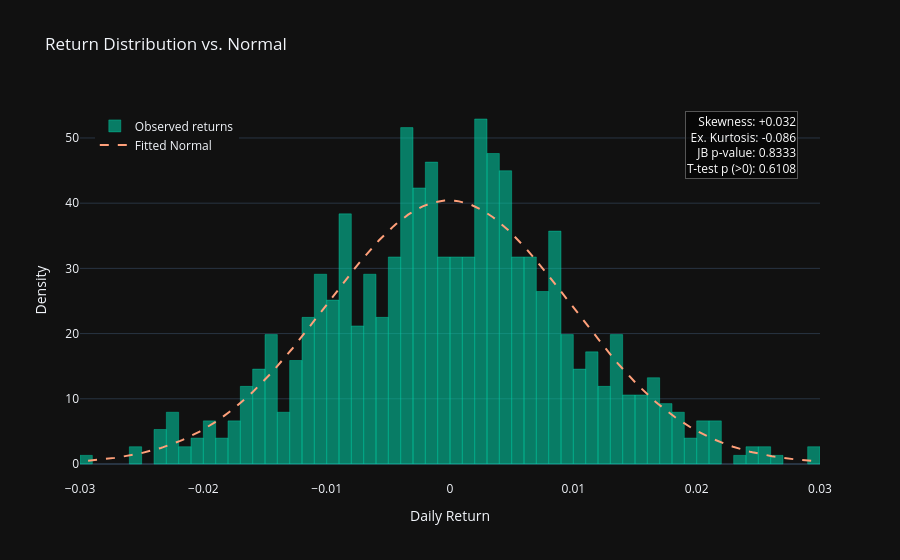

Notebook code for this chart:
### Markdown cell above
## 4  |  Return Distribution Analysis

Overlaying the candidate's return histogram against a fitted normal helps visualise the fat-tail / skew characteristics captured by kurtosis, skewness, and JB.

### Code cell
x_range = np.linspace(candidate_returns.min(), candidate_returns.max(), 300)
normal_pdf = stats.norm.pdf(x_range, candidate_returns.mean(), candidate_returns.std())

m = candidate_metrics

fig = go.Figure()

fig.add_trace(go.Histogram(
    x=candidate_returns,
    nbinsx=60,
    histnorm='probability density',
    name='Observed returns',
    marker_color='rgba(0,212,170,0.55)',
    marker_line=dict(color='#00d4aa', width=0.4)
))

fig.add_trace(go.Scatter(
    x=x_range, y=normal_pdf,
    mode='lines', name='Fitted Normal',
    line=dict(color='lightsalmon', width=2, dash='dash')
))

annotation_text = (
    f"Skewness: {m['skewness']:+.3f}<br>"
    f"Ex. Kurtosis: {m['kurtosis']:+.3f}<br>"
    f"JB p-value: {m['jb_pval']:.4f}<br>"
    f"T-test p (>0): {m['t_pval']:.4f}"
)

fig.add_annotation(
    x=0.97, y=0.97,
    xref='paper', yref='paper',
    text=annotation_text,
    showarrow=False,
    align='right',
    bgcolor='rgba(0,0,0,0.6)',
    bordercolor='#555',
    font=dict(size=12, color='white')
)

fig.update_layout(
    title='Return Distribution vs. Normal',
    xaxis_title='Daily Return',
    yaxis_title='Density',
    template='plotly_dark',
    legend=dict(x=0.02, y=0.97)
)
fig.show()

### Figure 1 — Plotly figure (JSON) as saved in the notebook; plotly's stock layout.template omitted (floating-point values rounded to 4 significant figures; data arrays with more than 128 entries replaced by an {"elided": "..."} marker saying what was removed)
{"data": [{"histnorm": "probability density", "marker": {"color": "rgba(0,212,170,0.55)", "line": {"color": "#00d4aa", "width": 0.4}}, "name": "Observed returns", "nbinsx": 60, "type": "histogram", "x": {"elided": "756 float values"}}, {"line": {"color": "lightsalmon", "dash": "dash", "width": 2}, "mode": "lines", "name": "Fitted Normal", "type": "scatter", "x": {"elided": "300 float values"}, "y": {"elided": "300 float values"}}], "layout": {"annotations": [{"align": "right", "bgcolor": "rgba(0,0,0,0.6)", "bordercolor": "#555", "font": {"color": "white", "size": 12}, "showarrow": false, "text": "Skewness: +0.032<br>Ex. Kurtosis: -0.086<br>JB p-value: 0.8333<br>T-test p (>0): 0.6108", "x": 0.97, "xref": "paper", "y": 0.97, "yref": "paper"}], "legend": {"x": 0.02, "y": 0.97}, "title": {"text": "Return Distribution vs. Normal"}, "xaxis": {"title": {"text": "Daily Return"}}, "yaxis": {"title": {"text": "Density"}}}}
